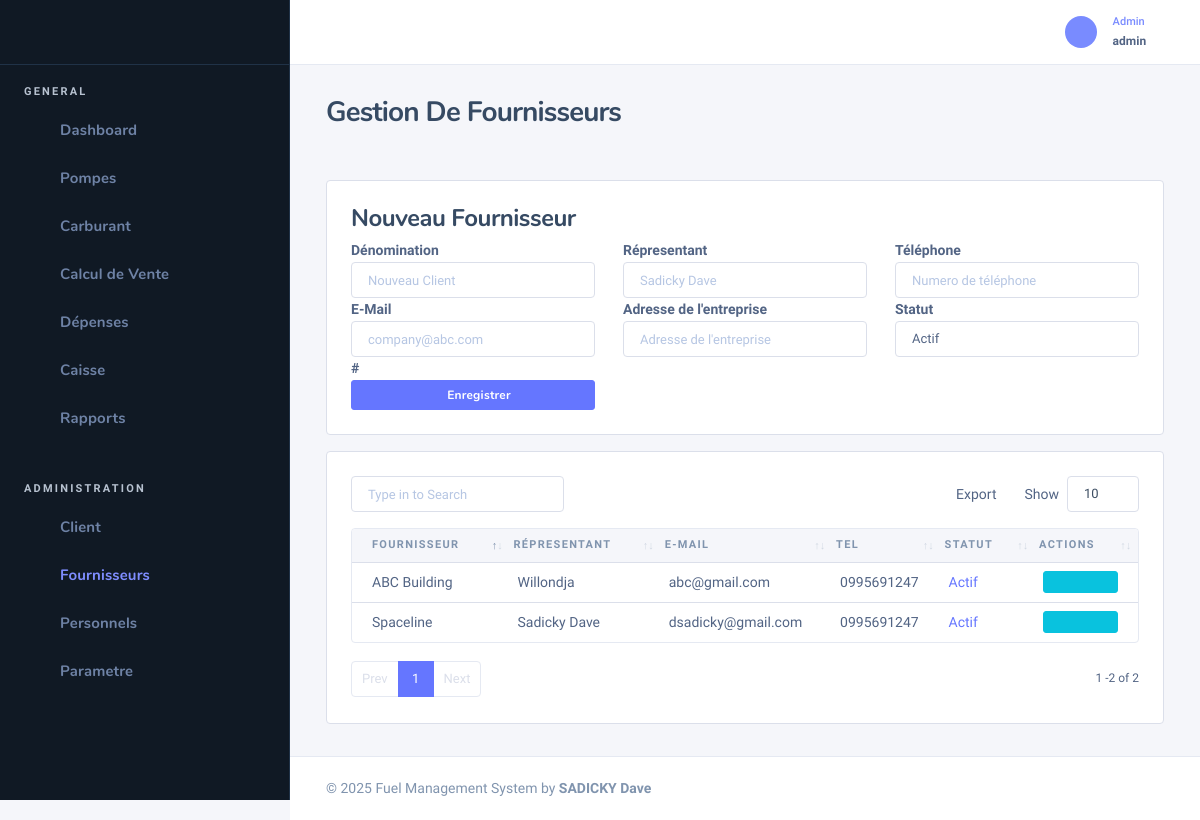
Screenshot of /supplier (signed in) with the database file from the repository.
### tables this page shows
CREATE TABLE `tbl_fournisseur` (
  `fournisseur_id` int(11) NOT NULL,
  `fournisseur` varchar(50) NOT NULL,
  `tel` varchar(50) NOT NULL,
  `adresse` varchar(50) NOT NULL,
  `email` varchar(30) NOT NULL,
  `statut` varchar(20) NOT NULL,
  `representant` varchar(50) NOT NULL
);

### Models/Admin/user.class.php (called while the page is built, shortened)
<?php
Class User
{
    public function getFournisseurs()
    {
        $db = getConnection();
        $statement = $db->prepare("SELECT * FROM tbl_fournisseur ");
        $statement->execute();
        $tbP = array();
        while($data =  $statement->fetchObject()){
            $tbP[] = $data;
        }
         return $tbP;
    }
}
?>

### Vues/Admin/fournisseur.php (the view, shortened to what this page needs)
<div class="nk-content-body">
    <div class="row">
        <div class="col-lg-12">
            <div class="col-lg-12">
                <div class="card card-bordered card-preview">
                    <div class="card-inner">
                        <h4 class="page-header">Nouveau Fournisseur</h4>
                        <form method="post" id="formulaire_fournisseur">
                            <div class="row">
                                <div class="col-sm-4">
                                    <div class="form-group">
                                        <b><label>Dénomination </label></b>
                                        <input type='text' name="fournisseur" placeholder="Nouveau Client" class="form-control" id="fournisseur" required>
                                    </div>
                                </div>
                                <div class="col-sm-4">
                                    <div class="form-group">
                                        <b><label>Répresentant </label></b>
                                        <input type='text' name="rep" placeholder="Sadicky Dave" class="form-control" id="rep">
                                    </div>
                                </div>
                                <div class="col-sm-4">
                                    <div class="form-group">
                                        <b><label>Téléphone </label></b>
                                        <input type='text' name="tel" placeholder="Numero de téléphone" class="form-control" id="tel">
                                    </div>
                                </div>
                                <div class="col-sm-4">
                                    <div class="form-group">
                                        <b><label>E-Mail </label></b>
                                        <input type='email' name="email" placeholder="company@abc.com" class="form-control" id="email">
                                    </div>
                                </div>
                                <div class="col-sm-4">
                                    <div class="form-group">
                                        <b><label>Adresse de l'entreprise </label></b>
                                        <input type='text' name="adresse" placeholder="Adresse de l'entreprise" class="form-control" id="adresse">
                                    </div>
                                </div>
                                <div class="col-sm-4">
                                    <div class="form-group">
                                        <b><label>Statut </label></b>
                                    <div class="form-control-wrap">
                                    </div>
                                </div>
                                </div>
                                <div class="col-sm-4">
                                    <b><label># </label></b>
                                    <button class="btn btn-primary btn-block btn-sm" type="submit"><i class="fa fa-plus fa-fw"></i> Enregistrer </button>
                                </div>
                            </div>
                    </div>
                </div>
            </div>
            <div class="card card-bordered card-preview">
                <div class="card-inner">
                    <table class="datatable-init-export nowrap table" data-export-title="Export">
                        <thead>
                            <tr class="tb-tnx-head">
                                <th>Fournisseur</th>
                                <th>Répresentant</th>
                                <th>E-Mail</th>
                                <th>Tel</th>
                <?php if($_SESSION['role']=='admin'):?>
                                <th>Statut</th>
                                <th>Actions</th>
                                <?php endif?>
                            </tr>
                        </thead>
                        <tbody>
                            <?php $cnt = 1;
                            foreach ($fournisseurs as $e) : ?>
                                <tr class="odd gradeX">
                                    <td><?= $e->fournisseur ?></td>
                                    <td><?= $e->representant ?></td>
                                    <td><?= $e->email ?></td>
                                    <td><?= $e->tel ?></td>
                                    <?php if($_SESSION['role']=='admin'):?>
                                <?php
                                if ($e->statut =="Active") {
                                    echo "<td> <span class='text-primary'> Actif</span></td>";
                                } else if ($e->statut == "Pending")  {
                                    echo "<td> <span class='text-success'> En Attente</span></td>";
                                }else{
                                    echo "<td> <span class='text-danger'> Terminé</span></td>";
                                } ?>
                                    <td class="center">
                                        <button class='btn btn-info btn-xs btn-block view_data' id="<?= $e->fournisseur_id ?>" title='Modification'>
                                            <span class='icon ni ni-edit'></span>
                                        </button>
                                    </td>
                                    <?php endif?>
                                </tr>
                            <?php $cnt++;
                            endforeach ?>
                        </tbody>
                    </table>
                </div>
            </div>
        </div>
    </div>
</div>

### rows the page displays
tbl_fournisseur: fournisseur "Spaceline", representant "Sadicky Dave", email "dsadicky@gmail.com", tel "0995691247", statut "Actif"
tbl_fournisseur: fournisseur "ABC Building", representant "Willondja", email "abc@gmail.com", tel "0995691247", statut "Actif"

### other values shown
$_SESSION['username'] "admin"
$title "Gestion De Fournisseurs"
